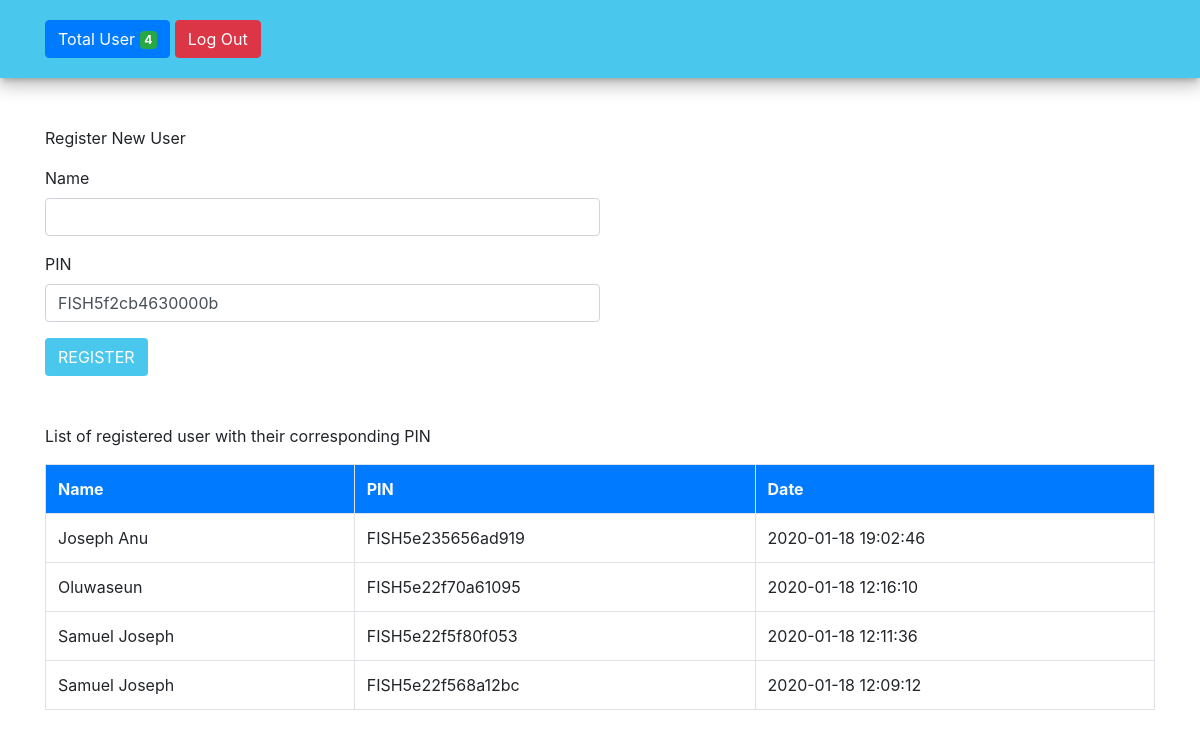
Screenshot of /admin/dashboard.php (signed in) with the database file from the repository.
### tables this page shows
CREATE TABLE `user` (
  `id` int(11) NOT NULL,
  `name` varchar(255) NOT NULL,
  `pin` varchar(255) NOT NULL,
  `pnumber` varchar(255) NOT NULL,
  `dt` timestamp NOT NULL DEFAULT CURRENT_TIMESTAMP ON UPDATE CURRENT_TIMESTAMP
);

### admin/dashboard.php (the view, shortened to what this page needs)
<?php
include 'connection.php';
$pin = 'FISH'.uniqid();
?>
<!DOCTYPE html>
<html>
<head>
	<link rel="stylesheet" type="text/css" href="css/bootstrap.min.css">
	<link rel="stylesheet" type="text/css" href="css/font-awesome.css">
	<link rel="stylesheet" type="text/css" href="css/style.css">
</head>
<body>
	<div id="navbar">
		<div class="container">
			<button type="button" class="btn btn-primary">Total User
				<?php
				$sel2 = "SELECT * FROM user";
				$res2 = $conn->query($sel2);
				$total = $res2->num_rows;
				echo "<span class='badge badge-success'>".$total."</span>";
				?></button>
			<a href="./logout.php" class="btn btn-danger">Log Out</a>
		</div>
	</div><br><br>
	<div class="container">
		<p>Register New User</p>
		<form class="w-50" method="post">
			<div class="form-group">
				<label>Name</label>
				<input type="text" name="name" class="form-control" required>
			</div>
			<div class="form-group">
				<label>PIN</label>
				<input type="text" name="pin" class="form-control" required value="<?php echo $pin ?>" readonly style="background: #fff;">
			</div>
			<button class="btn loginBtn" name="register">REGISTER</button>
		</form><br><br>
		<p>List of registered user with their corresponding PIN</p>
		<table class="table table-bordered">
			<tr class="bg-primary text-light">
				<th>Name</th>
				<th>PIN</th>
				<th>Date</th>
			</tr>
			<?php
			$sel = "SELECT * FROM user ORDER BY id DESC";
			$res = $conn->query($sel);
			while ($row = $res->fetch_assoc()) {
			?>
				<tr>
					<td><?php echo $row['name']; ?></td>
					<td><?php echo $row['pin']; ?></td>
					<td><?php echo $row['dt']; ?></td>
				</tr>
			<?php
			}
			?>
		</table>
	</div>
</body>
</html>

### admin/css/style.css (style rules this page uses)
.loginBtn { background: rgb(73,199,237); color: #fff; }
#navbar { padding: 20px; background: rgb(73,199,237); box-shadow: 0 8px 17px 2px rgba(0, 0, 0, 0.14), 0 3px 14px 2px rgba(0, 0, 0, 0.12), 0 5px 5px -3px rgba(0, 0, 0, 0.2); }

### rows the page displays
user: name "Joseph Anu", pin "FISH5e235656ad919", dt "2020-01-18 19:02:46"
user: name "Oluwaseun", pin "FISH5e22f70a61095", dt "2020-01-18 12:16:10"
user: name "Samuel Joseph", pin "FISH5e22f5f80f053", dt "2020-01-18 12:11:36"
user: name "Samuel Joseph", pin "FISH5e22f568a12bc", dt "2020-01-18 12:09:12"

### other values shown
$total "4"
